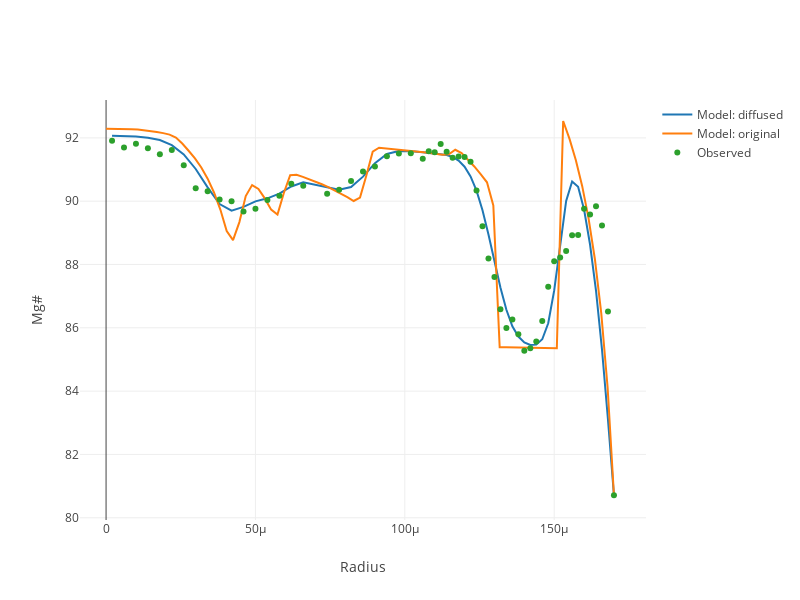

Write notebook code for a chart like this one.
### Code cell
var modeled = model(summarizedParameters,data)
var ndProfiles = magma.diffusionProfiles.orthopyroxene;

var ndFe_Mg = ndProfiles.Fe_Mg.notDiffusedProfile.get()

Plotly([
    {
        x : modeled.x,
        y : modeled.Fe_Mg.map(v=>100/(1+v)),
        name : "Model: diffused"
    },
     {
        x : ndFe_Mg.x,
        y : ndFe_Mg.c.map(v=>100/(1+v)),
        name : "Model: original"
    },
    {
        x : data.x,
        y : data.Fe_Mg.map(v=>100/(1+parseFloat(v))),
        mode : "markers",
        name : "Observed"
    }

],{
    width : 800,
    height : 600,
    xaxis : {
        title : "Radius"
    },
    yaxis : {
        title : "Mg#"
    }
})
